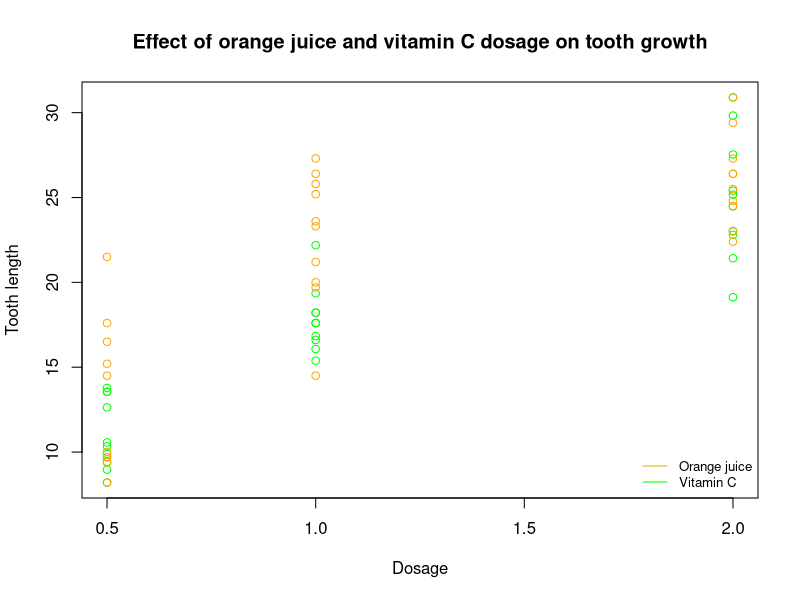
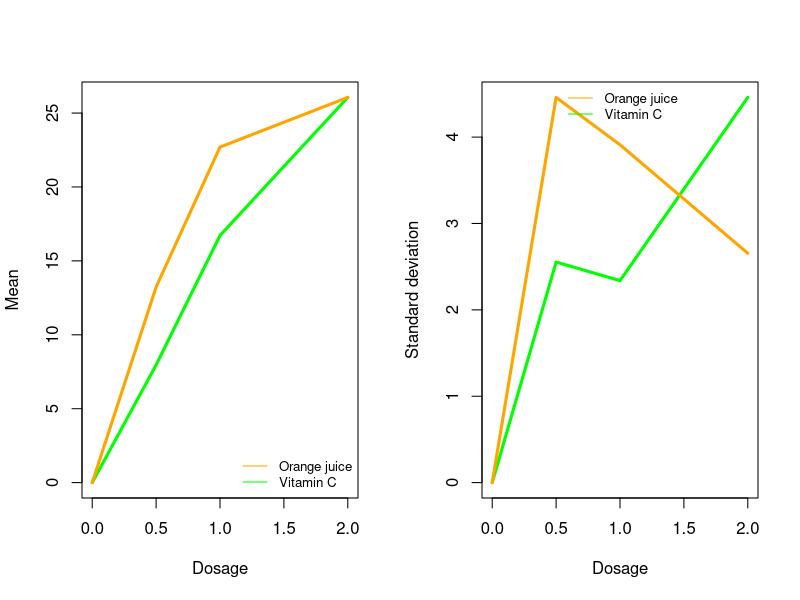

The R source for these figures, in order:
## ---- chunk 1
    library(datasets)
    library(dplyr)
    library(ggplot2)
## ---- chunk 2
    TG <- ToothGrowth
## ---- chunk 3
    str(TG)
    summary(TG)

    
    OJ <- select(subset(TG,supp=="OJ"),dose, len)
    VC <- select(subset(TG,supp=="VC"),dose, len)
    oj <- summarise(group_by(OJ,dose),mean=mean(len),sd=sd(len))
    vc <- summarise(group_by(VC,dose),mean=mean(len),sd=sd(len))
    
    plot(VC$dose,VC$len,col="green",pty=40,xlab="",ylab="",axes=FALSE,
        main="Effect of orange juice and vitamin C dosage on tooth growth")
    par(new=TRUE)
    plot(OJ$dose,OJ$len,col="orange",pty=40,xlab="Dosage",ylab="Tooth length")
    legend("bottomright",legend=c("Orange juice", "Vitamin C"),col=c("orange","green"),lty=c(1),cex=0.8, bty="n")
    
    oj
    vc
    origin <-c(0,0,0)
    oj <- rbind(origin, oj)
    vc <- rbind(origin, vc)
    
    par(mfrow = c(1, 2))
    plot(vc$dose,vc$mean,col="green", type="l", lwd= 3, xlab="",ylab="",axes=FALSE)
    par(new=TRUE)
    plot(oj$dose,oj$mean,col="orange",type="l", lwd=3, xlab="Dosage",ylab="Mean")
    legend("bottomright",legend=c("Orange juice", "Vitamin C"),col=c("orange","green"),lty=c(1),cex=0.8, bty="n")
    plot(vc$dose,vc$sd,col="green", type="l", lwd= 3, xlab="",ylab="",axes=FALSE)
    par(new=TRUE)
    plot(oj$dose,oj$sd,col="orange",type="l", lwd=3, xlab="Dosage",ylab="Standard deviation")
    legend("top",legend=c("Orange juice", "Vitamin C"),col=c("orange","green"),lty=c(1),cex=0.8, bty="n")

    oj <- oj[2:4,]
    vc <- vc[2:4,]
## ---- chunk 4
    oj_rate <- mutate(oj, mean_inc=mean/dose)
    vc_rate <- mutate(vc, mean_inc=mean/dose)

    oj_rate
    vc_rate
    
    oj_mean <- mean(oj_rate$mean_inc)
    oj_sdev <- sd(oj_rate$mean_inc)
    vc_mean <- mean(vc_rate$mean_inc)
    vc_sdev <- sd(vc_rate$mean_inc)
    
cat("The results for orange juice: mean ",oj_mean,"(per mg/dag) and standard deviation ",oj_sdev,".") 
cat("The results for vitamin C: mean ",vc_mean,"(per mg/dag) and standard deviation ",vc_sdev,".") 

## ---- chunk 5
t.test(oj_rate$mean_inc,vc_rate$mean_inc,paired=FALSE, var.equal=FALSE)$conf.int
## ---- chunk 6
 
OJdose05<-select(subset(TG, dose==0.5 & supp=="OJ"),len)
VCdose05<-select(subset(TG, dose==0.5 & supp=="VC"),len)
OJdose10<-select(subset(TG, dose==1.0 & supp=="OJ"),len)
VCdose10<-select(subset(TG, dose==1.0 & supp=="VC"),len)
OJdose20<-select(subset(TG, dose==2.0 & supp=="OJ"),len)
VCdose20<-select(subset(TG, dose==2.0 & supp=="VC"),len)
DoseSet<- cbind(OJdose05, VCdose05,OJdose10, VCdose10, OJdose20, VCdose20)
names(DoseSet) <- c("OJdose05", "VCdose05","OJdose10", "VCdose10", "OJdose20", "VCdose20")
rownames(DoseSet) <-NULL
DoseSet
## ---- chunk 7
T05 <- t.test(OJdose05, VCdose05,paired=FALSE, var.equal=FALSE)$conf.int
T10 <- t.test(OJdose10, VCdose10,paired=FALSE, var.equal=FALSE)$conf.int
T20 <- t.test(OJdose20, VCdose20,paired=FALSE, var.equal=FALSE)$conf.int
rbind(T05,T10,T20)
